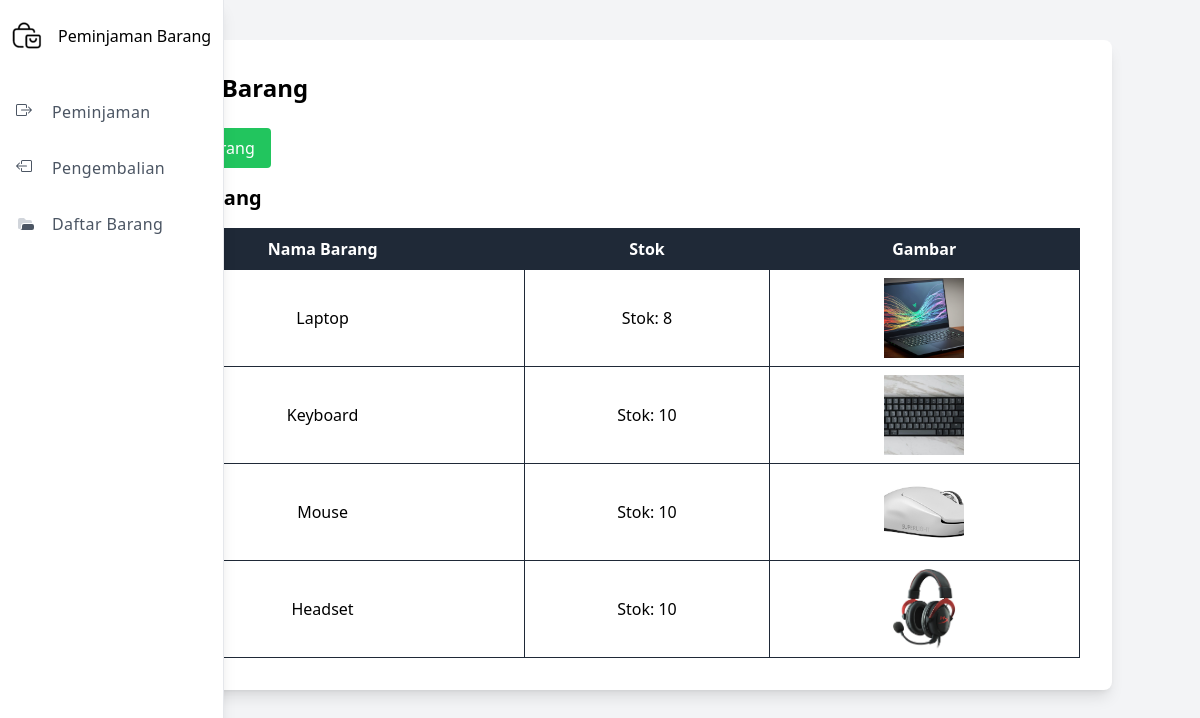
Before: /src/View/tambah_barang.php with the older database file.
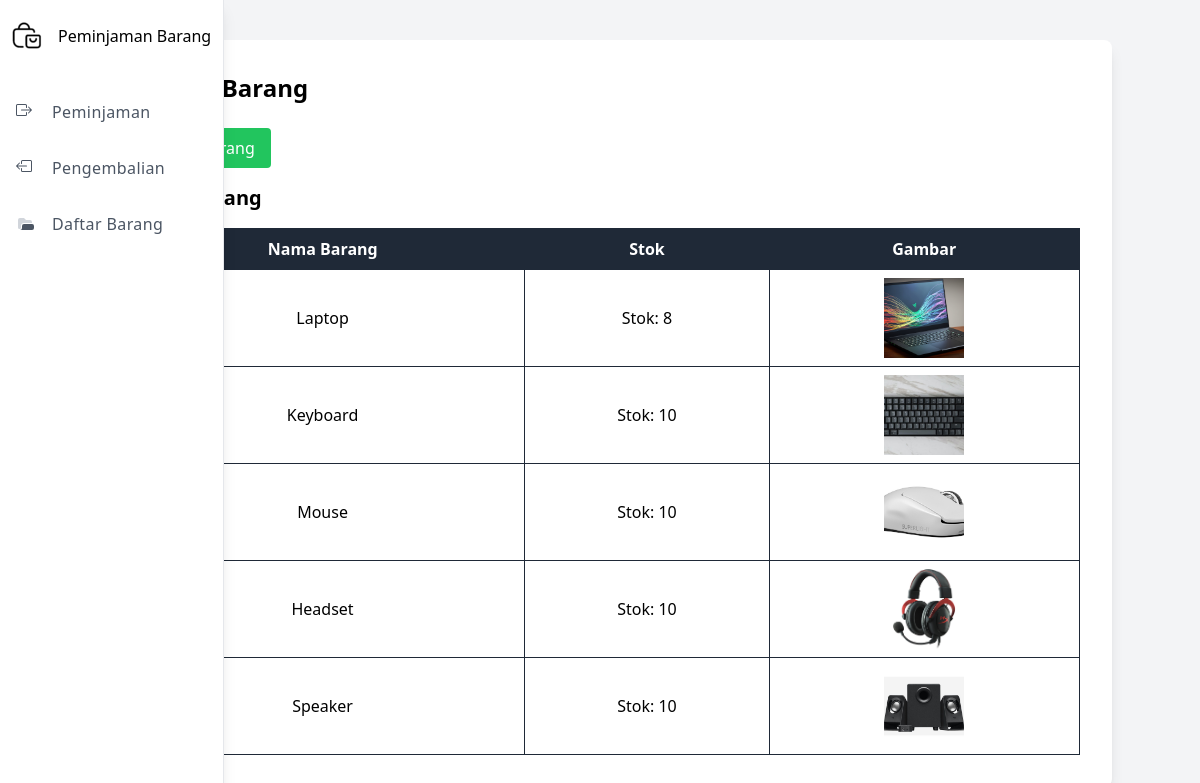
After: the same page with the newer database file.
### tables this page shows
CREATE TABLE `barang` (
  `id` int(11) NOT NULL,
  `nama` varchar(45) NOT NULL,
  `stok` int(11) NOT NULL,
  `gambar` varchar(250) DEFAULT NULL
);

### src/Controller/BarangController.php (called while the page is built, shortened)
<?php
class BarangController {
    private $database;
    public function __construct(Database $database) {
        $this->database = $database;
    }
    public function getDaftarBarang() {
        $koneksi = $this->database->koneksi;
        $result = $koneksi->query("SELECT * FROM barang");
        $daftarBarang = [];
        while ($row = $result->fetch_assoc()) {
            $barang = new Barang($row['id'], $row['nama'], $row['stok'], $row['gambar']);
            $daftarBarang[] = $barang;
        }
        return $daftarBarang;
    }
}

### src/Model/Barang.php (called while the page is built, shortened)
<?php
class Barang {
    private $nama;
    private $stok;
    private $gambar;
    public function __construct($id, $nama, $stok, $gambar) {
        $this->nama = $nama;
        $this->stok = $stok;
        $this->gambar = $gambar;
    }
    public function getNama() {
        return $this->nama;
    }
    public function getStok() {
        return $this->stok;
    }
    public function getGambar() {
        return $this->gambar;
    }
}

### src/View/tambah_barang.php (the view, shortened to what this page needs)
<?php
include '../Controller/Database.php';
include '../Model/Barang.php';
include '../Controller/BarangController.php';
$database = new Database();
$barangController = new BarangController($database);
$daftarBarang = $barangController->getDaftarBarang();
?>
<!DOCTYPE html>
<html lang="en">
<head>
    <link href="../output.css" rel="stylesheet">
    <link rel="stylesheet" href="https://cdn.jsdelivr.net/npm/bootstrap-icons@1.7.2/font/bootstrap-icons.css">
</head>
<body>
<div class="min-h-screen bg-gray-100 flex">
<?php include 'sidebar.php'; ?>
<div class="flex-grow">
<div class="container mx-auto p-8 mt-10 bg-white rounded-lg shadow-lg">
    <h1 class="text-2xl font-bold mb-6">Tambah Barang</h1>
    <button id="toggleFormButton" class="mb-4 bg-green-500 text-white px-4 py-2 rounded">Tambah Barang</button>
    <h2 class="text-xl font-bold mb-4">Daftar Barang</h2>
    <table class="border-collapse border border-gray-800 w-full mx-auto">
        <thead>
            <tr class="bg-gray-800 text-white">
                <th class="p-2 text-center">Nama Barang</th>
                <th class="p-2 text-center">Stok</th>
                <th class="p-2 text-center">Gambar</th>
            </tr>
        </thead>
        <tbody>
            <?php
            foreach ($daftarBarang as $barang) {
                echo "<tr class=\"border border-gray-800\">";
                echo "<td class=\"p-2 text-center border border-gray-800\">{$barang->getNama()}</td>";
                echo "<td class=\"p-2 text-center border border-gray-800\">Stok: {$barang->getStok()}</td>";
                $gambar = $barang->getGambar();
                echo "<td class=\"p-2 text-center border border-gray-800\">";
                if (!empty($gambar)) {
                    echo "<img src=\"$gambar\" alt=\"{$barang->getNama()}\" class=\"w-20 h-20 object-cover mx-auto\">";
                }
                echo "</td>";
                echo "</tr>";
            }
            ?>
        </tbody>
    </table>
</div>
</div>
</div>
</body>
</html>

### src/View/sidebar.php (shortened to what this page needs)
<!DOCTYPE html>
<html lang="en">
<head>
    <link href="../output.css" rel="stylesheet">
</head>
<body>
<div class="min-h-screen bg-gray-100">
    <div class="sidebar absolute min-h-screen w-[3.35rem] overflow-hidden border-r hover:w-56 hover:bg-white hover:shadow-lg">
    <div class="flex h-screen flex-col justify-between pt-2 pb-6">
        <div>
        <div class="w-max p-2.5 flex items-center space-x-4 rounded-md py-3">
            <img src="../images/logo/logo.png" alt="">
            <span class="font-medium">Peminjaman Barang</span>
        </div>
        <ul class="mt-6 space-y-2 tracking-wide">
            <li class="min-w-max">
            <a href="index.php" class="group flex items-center space-x-4 rounded-md px-4 py-3 text-gray-600">
                <span class="group-hover:text-gray-700">Peminjaman</span>
            </a>
            </li>
            <li class="min-w-max">
            <a href="pengembalian_barang.php" class="group flex items-center space-x-4 rounded-md px-4 py-3 text-gray-600">
                <span class="group-hover:text-gray-700">Pengembalian</span>
            </a>
            </li>
            <li class="min-w-max">
            <a href="tambah_barang.php" class="group flex items-center space-x-4 rounded-md px-4 py-3 text-gray-600">
                <span class="group-hover:text-gray-700">Daftar Barang</span>
            </a>
            </li>
        </ul>
        </div>
    </div>
    </div>
</div>
</body>
</html>

Changed rows visible on the page:
added barang: nama "Speaker", stok "10", gambar (picture)
